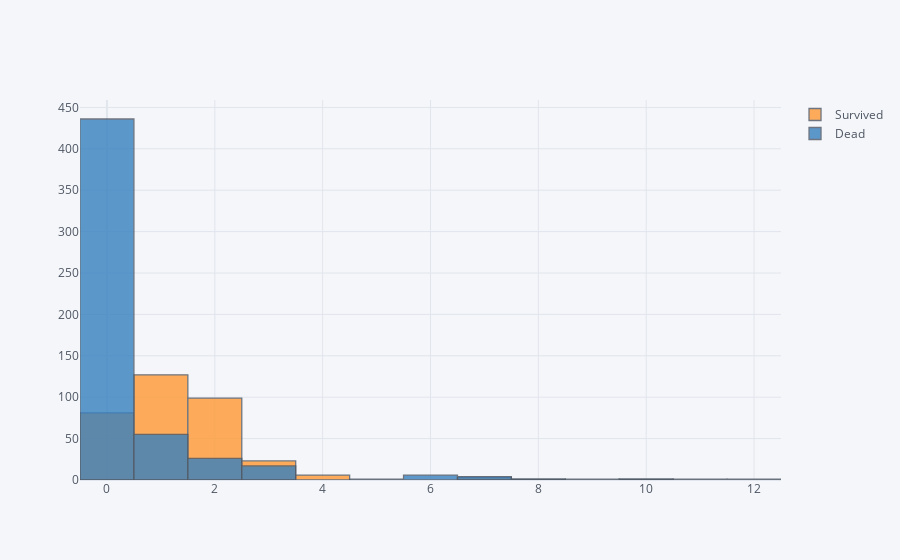

Here is the notebook cell this chart was saved with:
### Code cell
import pandas as pd
import chart_studio.plotly as py
import cufflinks as cf
cf.go_offline(connected=True)

ntrain = 891
train = df[:ntrain]
survived = train[train['Survived'] == 1]['Initial'] 
dead = train[train['Survived'] == 0]['Initial']
df_temp1 = pd.concat([survived, dead], axis=1, keys=['Survived', 'Dead'])
df_temp1.iplot(kind='histogram')

### Figure 1 — Plotly figure (JSON) as saved in the notebook; plotly's stock layout.template omitted (floating-point values rounded to 4 significant figures; data arrays with more than 128 entries replaced by an {"elided": "..."} marker saying what was removed)
{"data": [{"histfunc": "count", "histnorm": "", "marker": {"color": "rgba(255, 153, 51, 1.0)", "line": {"color": "#4D5663", "width": 1.3}}, "name": "Survived", "opacity": 0.8, "orientation": "v", "type": "histogram", "x": {"elided": "891 int values"}}, {"histfunc": "count", "histnorm": "", "marker": {"color": "rgba(55, 128, 191, 1.0)", "line": {"color": "#4D5663", "width": 1.3}}, "name": "Dead", "opacity": 0.8, "orientation": "v", "type": "histogram", "x": {"elided": "891 int values"}}], "layout": {"barmode": "overlay", "legend": {"bgcolor": "#F5F6F9", "font": {"color": "#4D5663"}}, "paper_bgcolor": "#F5F6F9", "plot_bgcolor": "#F5F6F9", "title": {"font": {"color": "#4D5663"}}, "xaxis": {"gridcolor": "#E1E5ED", "showgrid": true, "tickfont": {"color": "#4D5663"}, "title": {"font": {"color": "#4D5663"}, "text": ""}, "zerolinecolor": "#E1E5ED"}, "yaxis": {"gridcolor": "#E1E5ED", "showgrid": true, "tickfont": {"color": "#4D5663"}, "title": {"font": {"color": "#4D5663"}, "text": ""}, "zerolinecolor": "#E1E5ED"}}}
